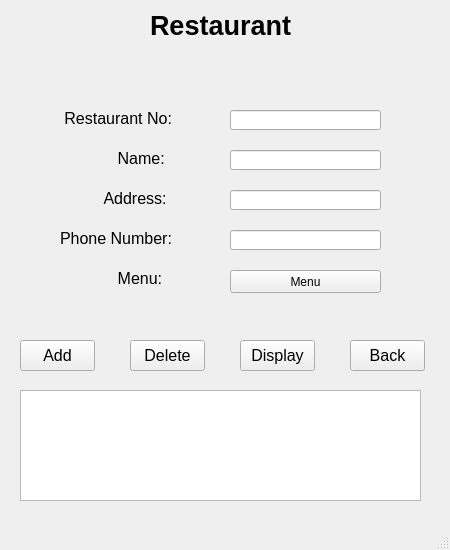
<?xml version="1.0" encoding="UTF-8"?>
<ui version="4.0">
 <class>MainWindow</class>
 <widget class="QMainWindow" name="MainWindow">
  <property name="geometry">
   <rect>
    <x>0</x>
    <y>0</y>
    <width>450</width>
    <height>550</height>
   </rect>
  </property>
  <property name="windowTitle">
   <string>MainWindow</string>
  </property>
  <widget class="QWidget" name="centralwidget">
   <widget class="QWidget" name="widget" native="true">
    <property name="geometry">
     <rect>
      <x>0</x>
      <y>0</y>
      <width>451</width>
      <height>531</height>
     </rect>
    </property>
    <widget class="QLabel" name="label">
     <property name="geometry">
      <rect>
       <x>150</x>
       <y>10</y>
       <width>161</width>
       <height>31</height>
      </rect>
     </property>
     <property name="font">
      <font>
       <pointsize>20</pointsize>
       <weight>75</weight>
       <bold>true</bold>
      </font>
     </property>
     <property name="text">
      <string>Restaurant</string>
     </property>
    </widget>
    <widget class="QLabel" name="label_2">
     <property name="geometry">
      <rect>
       <x>60</x>
       <y>110</y>
       <width>111</width>
       <height>16</height>
      </rect>
     </property>
     <property name="font">
      <font>
       <pointsize>12</pointsize>
      </font>
     </property>
     <property name="styleSheet">
      <string notr="true"/>
     </property>
     <property name="text">
      <string> Restaurant No:</string>
     </property>
    </widget>
    <widget class="QLabel" name="label_3">
     <property name="geometry">
      <rect>
       <x>60</x>
       <y>150</y>
       <width>111</width>
       <height>16</height>
      </rect>
     </property>
     <property name="font">
      <font>
       <pointsize>12</pointsize>
      </font>
     </property>
     <property name="styleSheet">
      <string notr="true"/>
     </property>
     <property name="text">
      <string>             Name:</string>
     </property>
    </widget>
    <widget class="QLabel" name="label_4">
     <property name="geometry">
      <rect>
       <x>60</x>
       <y>190</y>
       <width>111</width>
       <height>16</height>
      </rect>
     </property>
     <property name="font">
      <font>
       <pointsize>12</pointsize>
      </font>
     </property>
     <property name="styleSheet">
      <string notr="true"/>
     </property>
     <property name="text">
      <string>          Address:</string>
     </property>
    </widget>
    <widget class="QLabel" name="label_5">
     <property name="geometry">
      <rect>
       <x>60</x>
       <y>230</y>
       <width>111</width>
       <height>16</height>
      </rect>
     </property>
     <property name="font">
      <font>
       <pointsize>12</pointsize>
      </font>
     </property>
     <property name="styleSheet">
      <string notr="true"/>
     </property>
     <property name="text">
      <string>Phone Number:</string>
     </property>
    </widget>
    <widget class="QLabel" name="label_6">
     <property name="geometry">
      <rect>
       <x>60</x>
       <y>270</y>
       <width>111</width>
       <height>16</height>
      </rect>
     </property>
     <property name="font">
      <font>
       <pointsize>12</pointsize>
      </font>
     </property>
     <property name="styleSheet">
      <string notr="true"/>
     </property>
     <property name="text">
      <string>             Menu:</string>
     </property>
    </widget>
    <widget class="QLineEdit" name="lineEdit">
     <property name="geometry">
      <rect>
       <x>230</x>
       <y>110</y>
       <width>151</width>
       <height>20</height>
      </rect>
     </property>
    </widget>
    <widget class="QLineEdit" name="lineEdit_2">
     <property name="geometry">
      <rect>
       <x>230</x>
       <y>150</y>
       <width>151</width>
       <height>20</height>
      </rect>
     </property>
    </widget>
    <widget class="QLineEdit" name="lineEdit_3">
     <property name="geometry">
      <rect>
       <x>230</x>
       <y>190</y>
       <width>151</width>
       <height>20</height>
      </rect>
     </property>
    </widget>
    <widget class="QLineEdit" name="lineEdit_4">
     <property name="geometry">
      <rect>
       <x>230</x>
       <y>230</y>
       <width>151</width>
       <height>20</height>
      </rect>
     </property>
    </widget>
    <widget class="QPushButton" name="pushButton">
     <property name="geometry">
      <rect>
       <x>230</x>
       <y>270</y>
       <width>151</width>
       <height>23</height>
      </rect>
     </property>
     <property name="text">
      <string>Menu</string>
     </property>
    </widget>
    <widget class="QPushButton" name="pushButton_2">
     <property name="geometry">
      <rect>
       <x>20</x>
       <y>340</y>
       <width>75</width>
       <height>31</height>
      </rect>
     </property>
     <property name="font">
      <font>
       <pointsize>12</pointsize>
      </font>
     </property>
     <property name="text">
      <string>Add</string>
     </property>
    </widget>
    <widget class="QPushButton" name="pushButton_3">
     <property name="geometry">
      <rect>
       <x>130</x>
       <y>340</y>
       <width>75</width>
       <height>31</height>
      </rect>
     </property>
     <property name="font">
      <font>
       <pointsize>12</pointsize>
      </font>
     </property>
     <property name="text">
      <string>Delete</string>
     </property>
    </widget>
    <widget class="QPushButton" name="pushButton_4">
     <property name="geometry">
      <rect>
       <x>240</x>
       <y>340</y>
       <width>75</width>
       <height>31</height>
      </rect>
     </property>
     <property name="font">
      <font>
       <pointsize>12</pointsize>
      </font>
     </property>
     <property name="text">
      <string>Display</string>
     </property>
    </widget>
    <widget class="QPushButton" name="pushButton_5">
     <property name="geometry">
      <rect>
       <x>350</x>
       <y>340</y>
       <width>75</width>
       <height>31</height>
      </rect>
     </property>
     <property name="font">
      <font>
       <pointsize>12</pointsize>
      </font>
     </property>
     <property name="text">
      <string>Back</string>
     </property>
    </widget>
    <widget class="QTableWidget" name="tableWidget">
     <property name="geometry">
      <rect>
       <x>20</x>
       <y>390</y>
       <width>401</width>
       <height>111</height>
      </rect>
     </property>
    </widget>
   </widget>
  </widget>
  <widget class="QMenuBar" name="menubar">
   <property name="geometry">
    <rect>
     <x>0</x>
     <y>0</y>
     <width>450</width>
     <height>21</height>
    </rect>
   </property>
  </widget>
  <widget class="QStatusBar" name="statusbar"/>
 </widget>
 <resources/>
 <connections/>
</ui>
